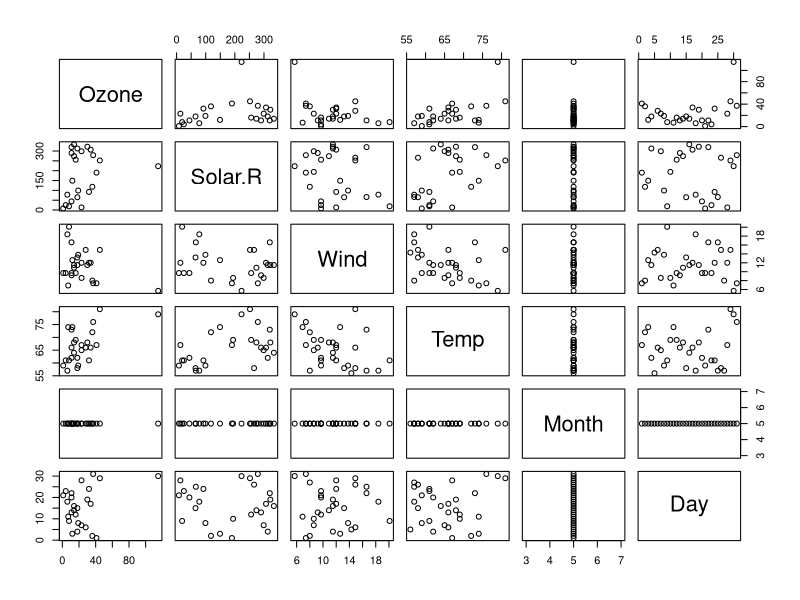
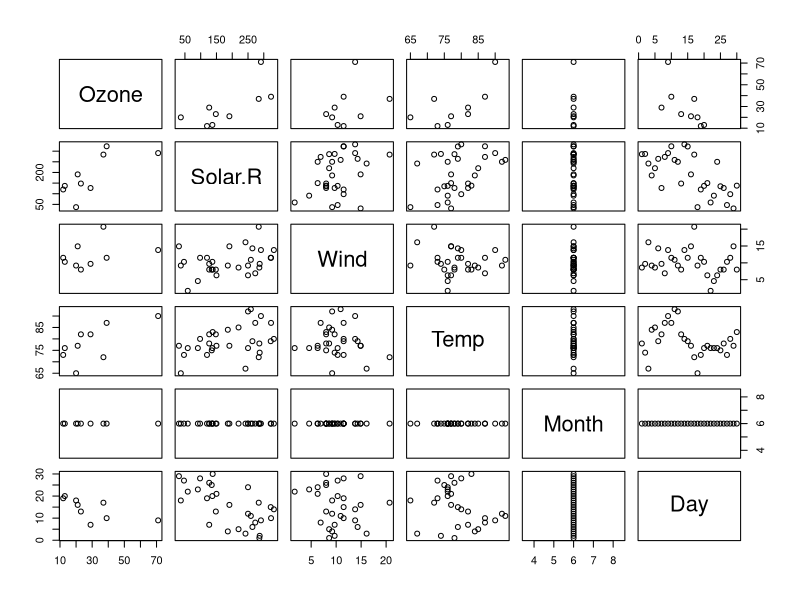
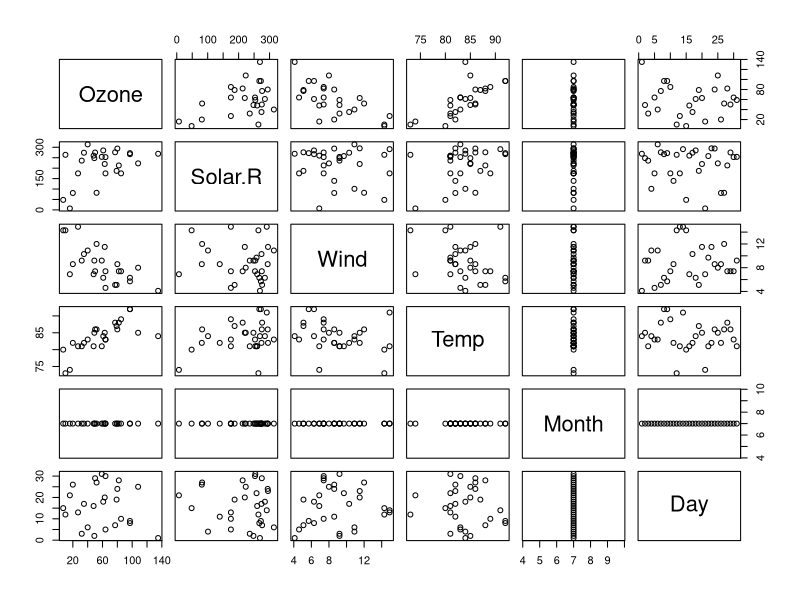
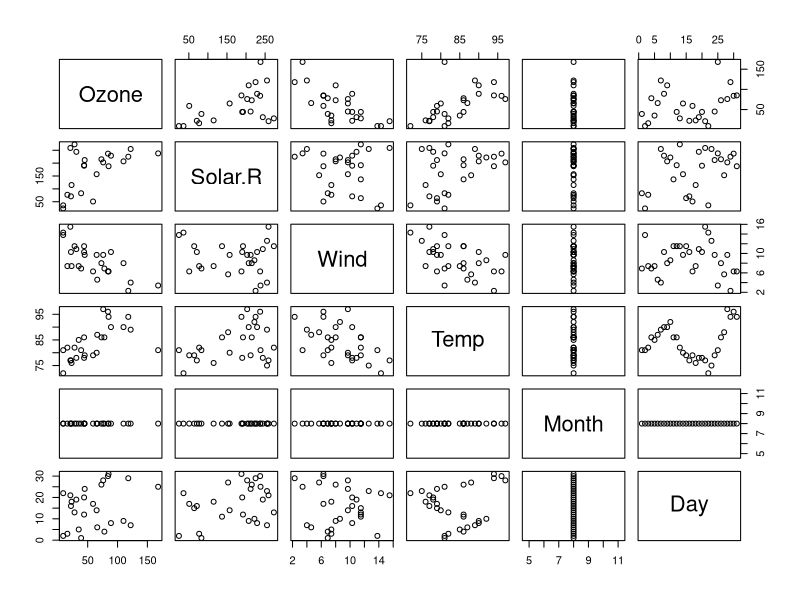
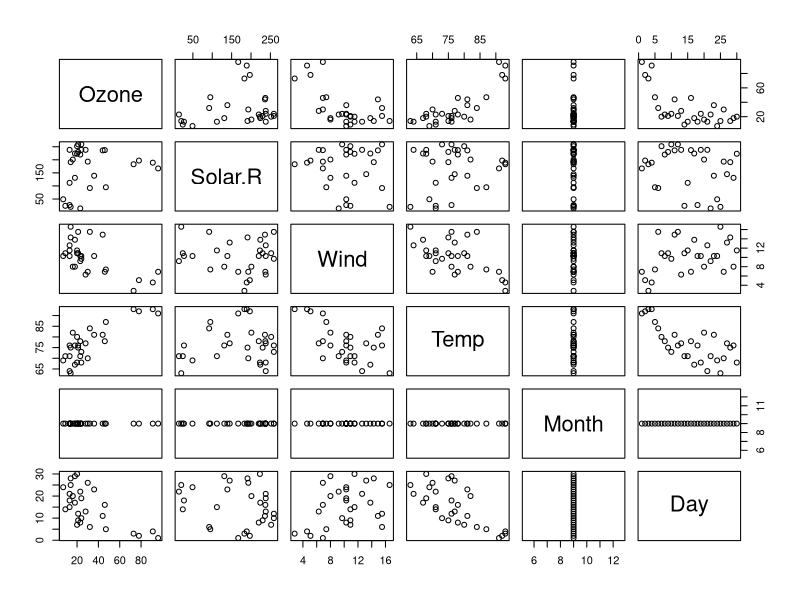
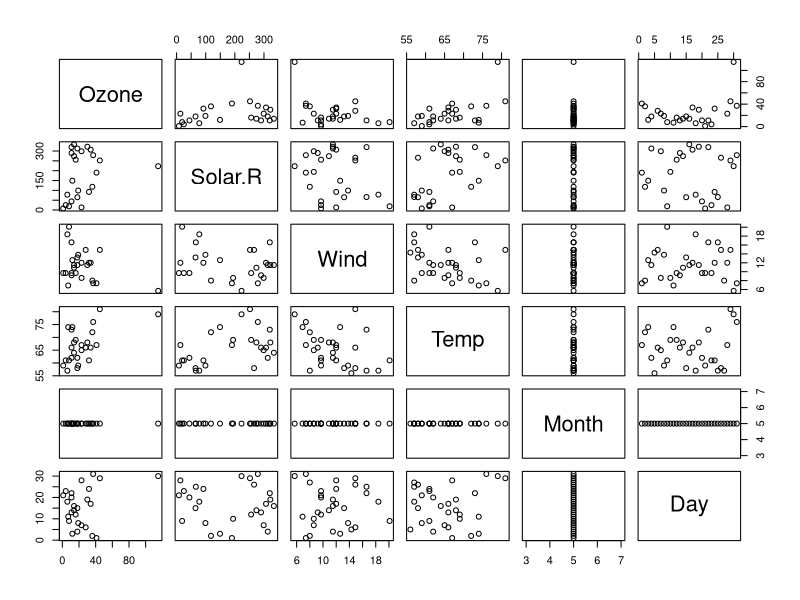
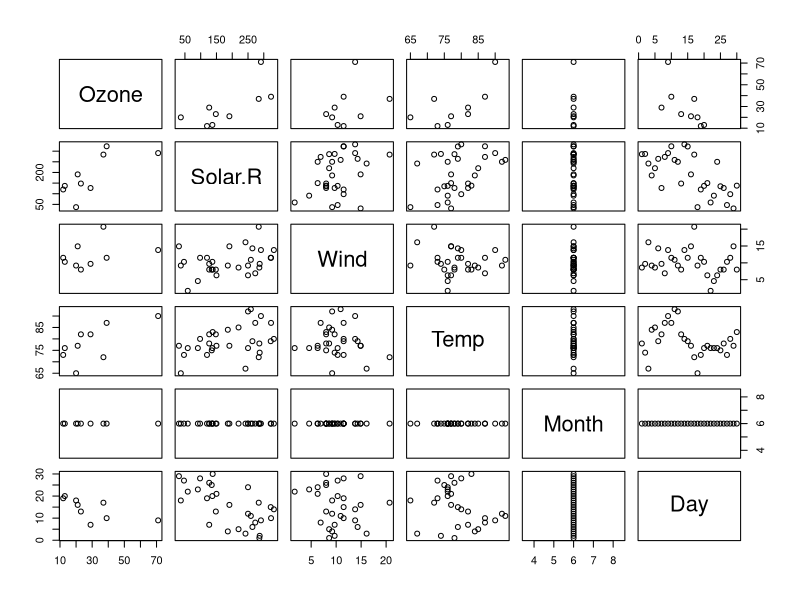
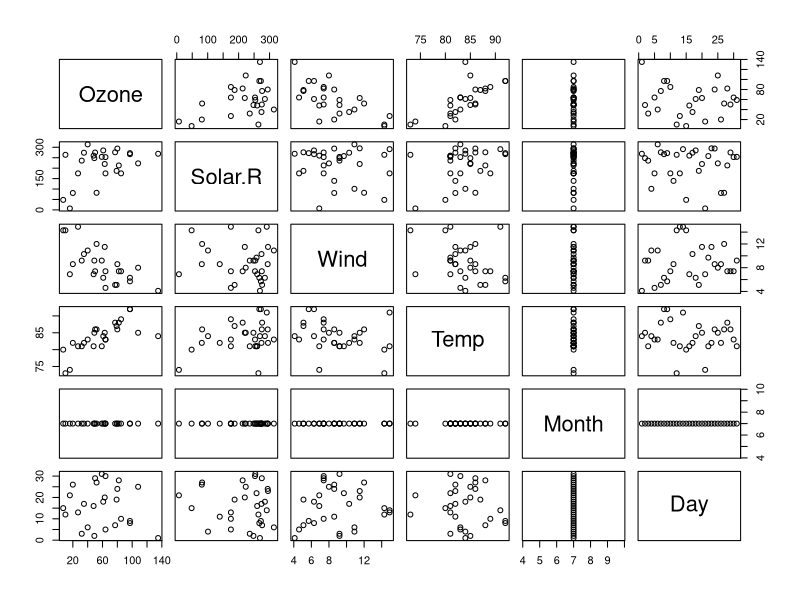

Here is the R script that generated these plots, in order:
## ---- chunk 1
knitr::opts_chunk$set(echo = TRUE)
## ---- chunk 2

a = 1
## ---- chunk 3

attach(airquality)
for(i in unique(Month)) {
  cat("  \n##",  month.name[i], "Air Quaility  \n")
  #print(plot(airquality[airquality$Month == i,]))
  plot(airquality[airquality$Month == i,])
  cat("  \n")
}
## ---- chunk 4

attach(airquality)
for(i in unique(Month)) {
  cat("  \n###",  month.name[i], "Air Quaility  \n")
  #print(plot(airquality[airquality$Month == i,]))
  plot(airquality[airquality$Month == i,])
}
